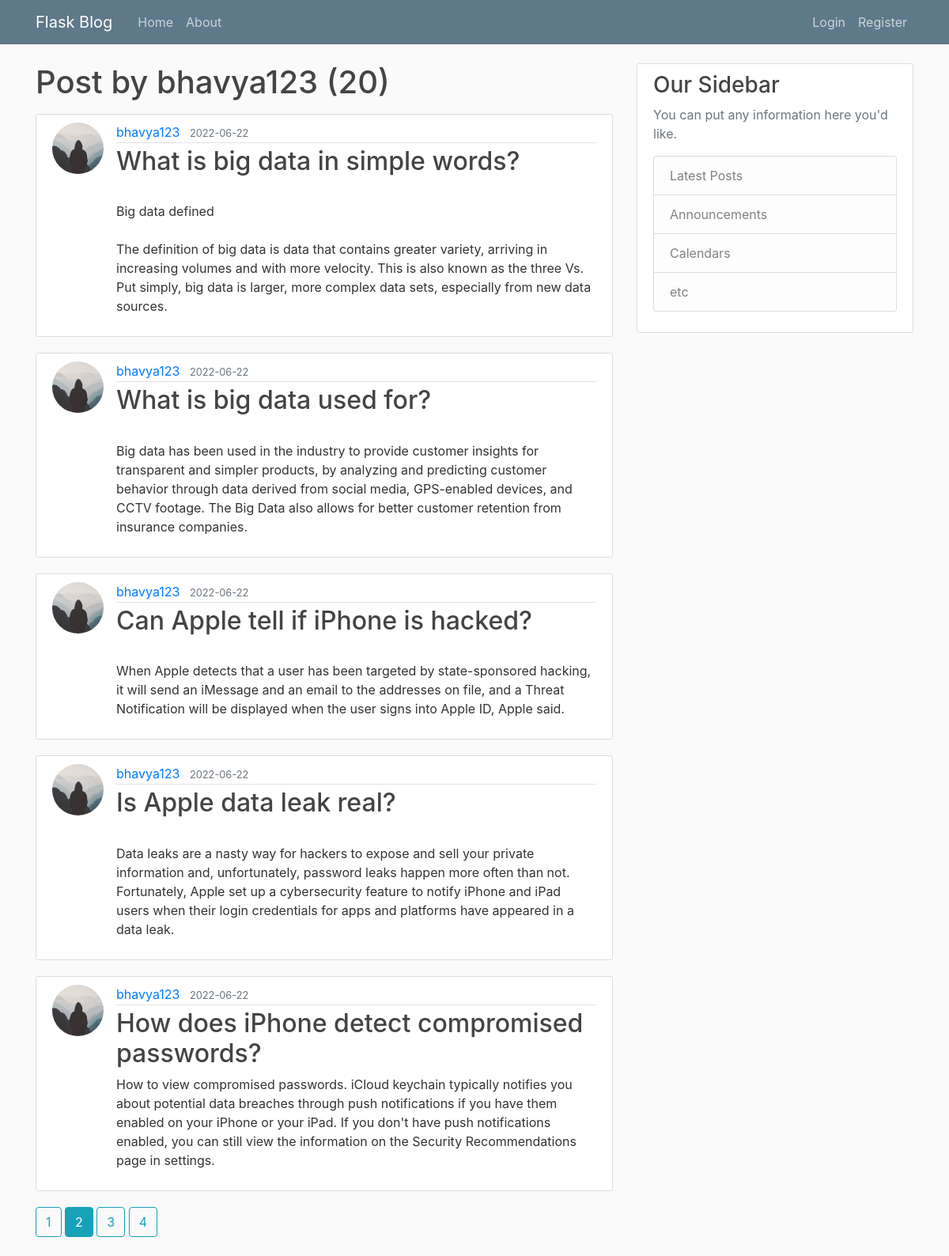
The page /user/bhavya123?page=2 on the database its author committed.
### flaskblog/models.py (models this page shows, shortened)
class User(db.Model, UserMixin):
    id = db.Column(db.Integer, primary_key=True)
    username = db.Column(db.String(20), unique=True, nullable=False)
    email = db.Column(db.String(120), unique=True, nullable=False)
    image_file = db.Column(db.String(20), nullable=False, default='default.jpg')
    password = db.Column(db.String(60), nullable=False)
    posts = db.relationship('Post', backref='author', lazy=True)

class Post(db.Model):
    id = db.Column(db.Integer, primary_key=True)
    title = db.Column(db.String(100), nullable=False)
    date_posted = db.Column(db.DateTime, nullable=False, default=datetime.utcnow)
    content = db.Column(db.Text, nullable=False)
    user_id = db.Column(db.Integer, db.ForeignKey('user.id'), nullable=False)

### flaskblog/users/routes.py (the view)
@users.route('/user/<string:username>') # dynamic variable
def user_posts(username):
    page = request.args.get('page', 1, type=int) # passing query parameter
    user = User.query.filter_by(username=username).first_or_404()
    posts = Post.query.filter_by(author=user)\
        .order_by(Post.date_posted.desc())\
            .paginate( page=page, per_page=5)
    return render_template('user_post.html', posts = posts, user=user)

### flaskblog/templates/user_post.html
{% extends "layout.html" %}
{% block content %}
    <h1 class="mb-3">Post by {{ user.username }} ({{ posts.total }})</h1>
    {% for post in posts.items %}
        <article class="media content-section">
            <img class="rounded-circle article-img" src = "{{ url_for('static', filename='profile_pics/' + post.author.image_file) }}">
            <div class="media-body">
                <div class="article-metadata">
                    <a class="mr-2" href="{{ url_for('users.user_posts', username=post.author.username) }}">{{ post.author.username }}</a>
                    <small class="text-muted">{{ post.date_posted.strftime('%Y-%m-%d') }}</small>
                </div>
                <h2><a class="article-title" href="{{ url_for('posts.post', post_id=post.id) }}">{{ post.title }}</a></h2>
                <p class="article-content">{{ post.content }}</p>
            </div>
        </article>
    {% endfor %}
    {% for page_num in posts.iter_pages(left_edge=1, right_edge=1, left_current=1, right_current=2) %}
        {% if page_num %}
            {% if posts.page == page_num %}
                <a class="btn btn-info mb-4" href="{{ url_for('users.user_posts', username=user.username, page=page_num) }}">{{ page_num }}</a>
            {% else %}
                <a class="btn btn-outline-info mb-4" href="{{ url_for('users.user_posts', username=user.username, page=page_num) }}">{{ page_num }}</a>
            {% endif %}
        {% else  %}
            ...
        {% endif %}
    {% endfor %}
{% endblock content %}

### flaskblog/static/main.css (style rules this page uses)
body { background: #fafafa; color: #333333; margin-top: 5rem; }
h1, h2, h3, h4, h5, h6 { color: #444444; }
.content-section { background: #ffffff; padding: 10px 20px; border: 1px solid #dddddd; border-radius: 3px; margin-bottom: 20px; }
.article-title { color: #444444; }
.article-content { white-space: pre-line; }
.article-img { height: 65px; width: 65px; margin-right: 16px; }
.article-metadata { padding-bottom: 1px; margin-bottom: 4px; border-bottom: 1px solid #e3e3e3 }

### rows shown on the page
User: username "bhavya123"
Post: image_file (placeholder picture), author.username "bhavya123", date_posted "2022-06-22", title "What is big data in simple words?", content "Big data defined The definition of big data is data that contains greater variety, arriving in increasing volumes and with more velocity. This is also known as the three Vs. Put simply, big data is larger, more complex data sets, especially from new data sources."
Post: image_file (placeholder picture), author.username "bhavya123", date_posted "2022-06-22", title "What is big data used for?", content "Big data has been used in the industry to provide customer insights for transparent and simpler products, by analyzing and predicting customer behavior through data derived from social media, GPS-enabled devices, and CCTV footage. The Big Data also allows for better customer retention from insurance companies."
Post: image_file (placeholder picture), author.username "bhavya123", date_posted "2022-06-22", title "Can Apple tell if iPhone is hacked?", content "When Apple detects that a user has been targeted by state-sponsored hacking, it will send an iMessage and an email to the addresses on file, and a Threat Notification will be displayed when the user signs into Apple ID, Apple said."
Post: image_file (placeholder picture), author.username "bhavya123", date_posted "2022-06-22", title "Is Apple data leak real?", content "Data leaks are a nasty way for hackers to expose and sell your private information and, unfortunately, password leaks happen more often than not. Fortunately, Apple set up a cybersecurity feature to notify iPhone and iPad users when their login credentials for apps and platforms have appeared in a data leak."
Post: image_file (placeholder picture), author.username "bhavya123", date_posted "2022-06-22", title "How does iPhone detect compromised passwords?", content "How to view compromised passwords. iCloud keychain typically notifies you about potential data breaches through push notifications if you have them enabled on your iPhone or your iPad. If you don't have push notifications enabled, you can still view the information on the Security Recommendations page in settings."

### other values the page prints
{{ posts.total }} "20"
{{ page_num }} "1" "3" "4"
{{ page_num }} "2"
